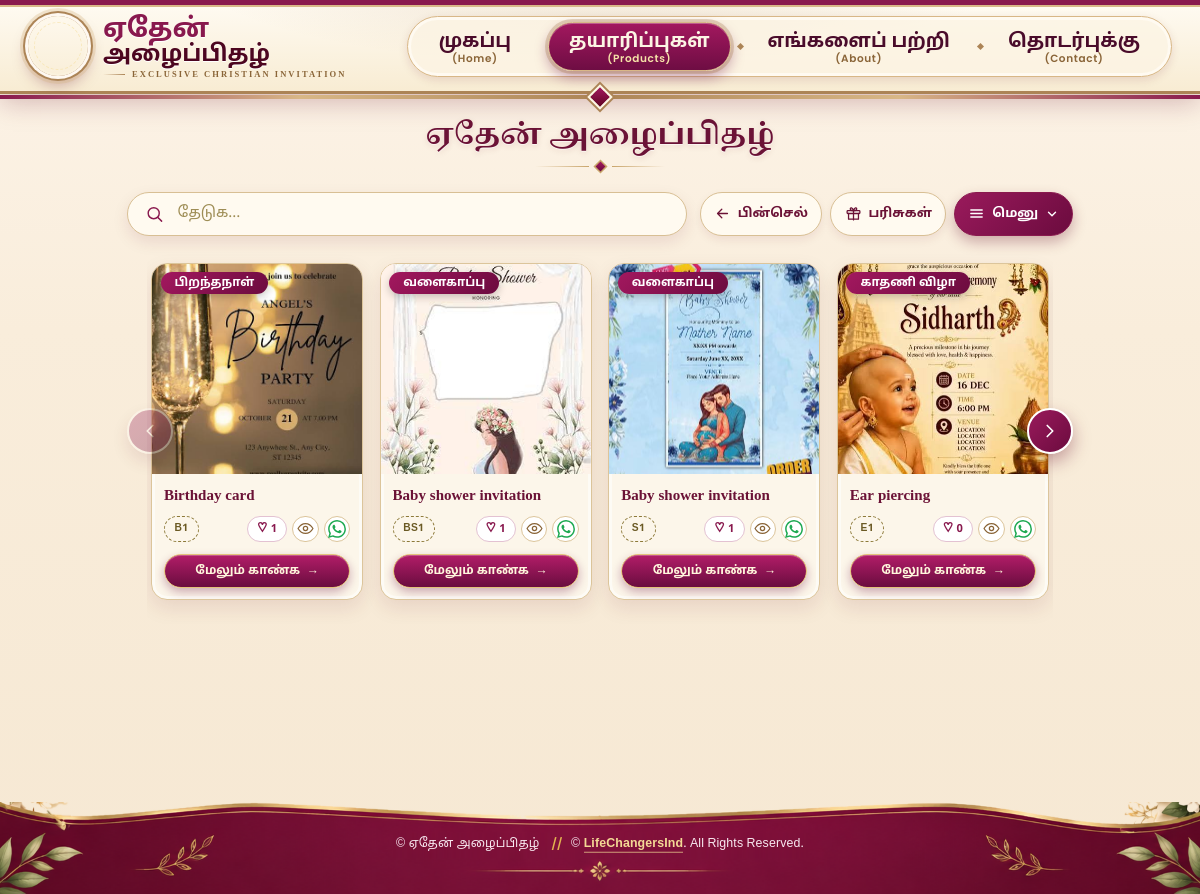
Screenshot of /products.php?v=cards (signed in) with the database file from the repository.
### tables this page shows
CREATE TABLE `cards` (
  `id` int(10) UNSIGNED NOT NULL,
  `code` varchar(10) DEFAULT NULL,
  `type` varchar(30) NOT NULL,
  `name` varchar(200) NOT NULL,
  `description` text DEFAULT NULL,
  `price` decimal(10,2) NOT NULL DEFAULT 0.00,
  `image` varchar(255) DEFAULT NULL,
  `image_back` varchar(255) DEFAULT NULL,
  `heading` varchar(200) DEFAULT NULL,
  `subtitle` varchar(255) DEFAULT NULL,
  `content` text DEFAULT NULL,
  `created_at` timestamp NOT NULL DEFAULT current_timestamp()
);

### includes/db.php (called while the page is built, shortened)
<?php
function db(){static $p=null,$t=false;if($t)return $p;$t=true;
 try{$p=new PDO('mysql:host='.DB_HOST.';dbname='.DB_NAME.';charset=utf8mb4',DB_USER,DB_PASS,[PDO::ATTR_ERRMODE=>PDO::ERRMODE_EXCEPTION,PDO::ATTR_DEFAULT_FETCH_MODE=>PDO::FETCH_ASSOC]);}
 catch(Throwable $e){error_log('ATHEN DB: '.$e->getMessage());$p=null;}
 return $p;}
function price_fmt($v){$v=(float)$v;return '₹'.(fmod($v,1)==0?(string)(int)$v:rtrim(rtrim(number_format($v,2,'.',''),'0'),'.'));}
function row_item($r,$kind){$ty=$GLOBALS['types']??[];
 return ['id'=>(int)$r['id'],'type'=>$r['type']??'','name'=>$r['name'],'desc'=>$r['description']??'','price'=>price_fmt($r['price']),'priceval'=>(float)$r['price'],
  'icon'=>$kind==='b'?'🛍️':($ty[$r['type']][2]??'🎴'),'image'=>$r['image']??null,'image2'=>$r['image_back']??null,'code'=>$r['code']??'','heading'=>$r['heading']??'','subtitle'=>$r['subtitle']??'','content'=>$r['content']??'','extras'=>[]];}
function card_extras($p){$m=[];try{foreach($p->query('SELECT id,card_id,image FROM card_images ORDER BY sort_no,id')->fetchAll() as $r)$m[(int)$r['card_id']][]=['id'=>(int)$r['id'],'image'=>$r['image']];}catch(Throwable $e){}return $m;}
function bag_extras($p){$m=[];try{foreach($p->query('SELECT id,bag_id,image FROM bag_images ORDER BY sort_no,id')->fetchAll() as $r)$m[(int)$r['bag_id']][]=['id'=>(int)$r['id'],'image'=>$r['image']];}catch(Throwable $e){}return $m;}
function db_rows($t){$p=db();if(!$p)return [];$ex=$t==='cards'?card_extras($p):($t==='bags'?bag_extras($p):[]);
 return array_map(function($r)use($t,$ex){$i=row_item($r,$t==='bags'?'b':'c');$i['extras']=$ex[(int)$r['id']]??[];return $i;},$p->query("SELECT * FROM $t ORDER BY id")->fetchAll());}
function db_cards(){return db_rows('cards');}

### includes/store.php (called while the page is built, shortened)
<?php
function store_load(){$d=is_file(STORE)?json_decode(file_get_contents(STORE),true):null;$d=is_array($d)?$d:[];return $d+['likes'=>[],'events'=>[]];}

### products.php (the view, shortened to what this page needs)
<?php $page='products'; include 'includes/header.php';
$sel=(string)($_GET['type']??'');if(!isset($types[$sel]))$sel='';
$v=($sel===''&&($_GET['v']??'')==='gifts')?'gifts':'cards';
$cnt=[];foreach($cards as $c)$cnt[$c['type']]=($cnt[$c['type']]??0)+1;
function pk_i($k,$s=18){static $P=[
 'all'=>'<rect x="3" y="3" width="7" height="7" rx="1.5"/><rect x="14" y="3" width="7" height="7" rx="1.5"/><rect x="3" y="14" width="7" height="7" rx="1.5"/><rect x="14" y="14" width="7" height="7" rx="1.5"/>',
 'mail'=>'<rect x="3" y="5" width="18" height="14" rx="2"/><path d="m3 7 9 6 9-6"/>',
 'gift'=>'<rect x="3" y="8" width="18" height="4" rx="1"/><path d="M12 8v13M5 12v8h14v-8M12 8C10 8 7.5 7.5 7.5 5.5S10.5 3 12 8c1.5-5 4.5-4.5 4.5-2.5S14 8 12 8Z"/>',
 'bag'=>'<path d="M5 8h14l1 12H4L5 8ZM9 8V6a3 3 0 0 1 6 0v2"/>',
 'birthday'=>'<path d="M4 21h16M5 21v-6a2 2 0 0 1 2-2h10a2 2 0 0 1 2 2v6M12 13v-3M12 10c-1 0-1.6-.8-1.6-1.6S12 6.6 12 5c0 1.6 1.6 2.4 1.6 3.4S13 10 12 10ZM5 17c2 1.4 3 1.4 4.5 0s3-1.4 4.5 0 3 1.4 5 0"/>',
 'earpiercing'=>'<path d="M12 3l1.8 5.2L19 10l-5.2 1.8L12 17l-1.8-5.2L5 10l5.2-1.8L12 3ZM19 16l.8 2.2L22 19l-2.2.8L19 22l-.8-2.2L16 19l2.2-.8L19 16Z"/>',
 'housewarming'=>'<path d="M3 11l9-8 9 8M5 10v10h14V10M10 20v-6h4v6"/>',
 'wedding'=>'<circle cx="9" cy="15" r="5"/><circle cx="15" cy="15" r="5"/><path d="M8 6l1-3h2l1 3"/>',
 'babyshower'=>'<path d="M10 3h4v3h-4zM9 6h6l1 3v11a1 1 0 0 1-1 1H9a1 1 0 0 1-1-1V9l1-3ZM8 12h8M8 16h8"/>',
 'opening'=>'<path d="M12 11C9 6 5 6 5 8.5S8.5 13 12 11Zm0 0c3-5 7-5 7-2.5S15.5 13 12 11ZM12 11l-3 9M12 11l3 9"/>',
 'welcome'=>'<circle cx="12" cy="12" r="9"/><path d="M8 14s1.5 2.5 4 2.5S16 14 16 14M9 9.5h.01M15 9.5h.01"/>',
 'thanks'=>'<path d="M12 21V11M12 11c0-3-2-5-5-5 0 3 2 5 5 5Zm0 0c0-3 2-5 5-5 0 3-2 5-5 5ZM8 21h8"/>',
 'personalized'=>'<path d="M4 20h4L19 9l-4-4L4 16v4Z"/><path d="m13 7 4 4"/>',
 'betrothal'=>'<circle cx="12" cy="15" r="5"/><path d="M8.5 8 12 3l3.5 5-3.5 2.5Z"/>',
 'baptism'=>'<path d="M12 3c-3 4-6 6.6-6 10a6 6 0 0 0 12 0c0-3.4-3-6-6-10Z"/>',
 'communion'=>'<path d="M12 3v18M6 9h12"/>',
 'puberty'=>'<path d="M12 11C9 6 5 6 5 8.5S8.5 13 12 11Zm0 0c3-5 7-5 7-2.5S15.5 13 12 11ZM12 11v9M8 20h8"/>',
 'scroll'=>'<path d="M7 4h11a2 2 0 0 1 2 2v1H9V6a2 2 0 0 0-2-2ZM7 4a2 2 0 0 0-2 2v12a2 2 0 0 0 2 2h11a2 2 0 0 0 2-2v-1H9V7"/>',
 'back'=>'<path d="M19 12H5M11 6l-6 6 6 6"/>',
 'bk'=>'<path d="M20 12H7.5"/><path d="M12.5 6.2 6.7 12l5.8 5.8"/><path d="M4.2 12 3 10.8 1.8 12 3 13.2Z" fill="currentColor" stroke-width="1"/>',
 'search'=>'<circle cx="11" cy="11" r="7"/><path d="m21 21-4.3-4.3"/>',
 'prev'=>'<path d="m15 18-6-6 6-6"/>',
 'next'=>'<path d="m9 18 6-6-6-6"/>',
 'image'=>'<rect x="3" y="4" width="18" height="16" rx="2"/><circle cx="9" cy="10" r="1.8"/><path d="m21 16-5-5-9 9"/>'];
 return '<svg viewBox="0 0 24 24" width="'.$s.'" height="'.$s.'" fill="none" stroke="currentColor" stroke-width="1.8" stroke-linecap="round" stroke-linejoin="round" aria-hidden="true">'.($P[$k]??$P['image']).'</svg>';}
function pk_card($c,$kind){global $st,$types;$key=$kind.$c['id'];$n=(int)($st['likes'][$key]??0);
 $f=$kind==='b'?(string)$c['id']:$c['type'];$lab=$kind==='b'?'':($types[$c['type']][1]??'');
 $srch=mb_strtolower(trim(($c['name']??'').' '.($c['code']??'').' '.($kind==='b'?'gift bag பரிசுப் பை '.($c['desc']??''):($c['type'].' '.($types[$c['type']][0]??'').' '.($types[$c['type']][1]??'')))),'UTF-8');
 ob_start(); ?>
<article class="pk-c" data-f="<?=h($f)?>" data-s="<?=h($srch)?>" data-key="<?=$key?>" data-name="<?=h($c['name'])?>" data-code="<?=h($c['code']??'')?>" data-type="<?=h($kind==='b'?'':($c['type']??''))?>" data-lab="<?=h($lab)?>" data-desc="<?=h($kind==='b'?($c['desc']??''):'')?>" data-img1="<?=h($c['image']??'')?>" data-img2="<?=h($c['image2']??'')?>" data-imgs="<?=h(json_encode(array_values(array_filter([$c['image']??'',$c['image2']??''])),JSON_UNESCAPED_SLASHES))?>" data-pages="<?=h(json_encode(array_values(array_filter(array_merge([$c['image']??'',$c['image2']??''],array_column($c['extras']??[],'image')))),JSON_UNESCAPED_SLASHES))?>" data-bh="<?=h($c['heading']??'')?>" data-bs="<?=h($c['subtitle']??'')?>" data-bc="<?=h($c['content']??'')?>">
<div class="pk-img"><?php if(!empty($c['image'])): ?><img src="<?=h($c['image'])?>" alt="<?=h($c['name'])?>" loading="lazy"><?php else: ?><span class="pk-no"><?=pk_i($kind==='b'?'bag':($c['type']??'image'),44)?></span><?php endif; ?><?php if($lab): ?><span class="pk-tag"><?=h($lab)?></span><?php endif; ?></div>
<div class="pk-bd"><b class="pk-nm"><?=h($c['name'])?></b>
<div class="pk-row"><?php if(!empty($c['code'])): ?><span class="pk-id"><span class="pk-idl">ID : </span><?=h($c['code'])?></span><?php else: ?><span></span><?php endif; ?>
<div class="pk-act"><button class="pk-lk" type="button" data-key="<?=$key?>" title="லைக்" aria-label="லைக்"><span>♡</span><em><?=$n?></em></button><button class="pk-vw" type="button" title="பார்க்க" aria-label="பார்க்க"><svg viewBox="0 0 24 24" width="17" height="17" fill="none" stroke="currentColor" stroke-width="1.8" stroke-linecap="round" stroke-linejoin="round"><path d="M1.5 12S5.5 5 12 5s10.5 7 10.5 7-4 7-10.5 7S1.5 12 1.5 12Z"/><circle cx="12" cy="12" r="3"/></svg></button><?=wa_btn($c,$kind)?></div></div><button class="pk-mr" type="button">மேலும் காண்க &nbsp;→</button></div></article>
<?php return ob_get_clean();}
function pk_btn($href,$ico,$label){return '<a class="pk-ab" href="'.$href.'">'.pk_i($ico,17).'<span class="tx">'.h($label).'</span></a>';}
function pk_mnu($curLabel,$menu){return '<div class="pk-mn"><button class="pk-mb" type="button" aria-haspopup="true"><svg viewBox="0 0 24 24" width="17" height="17" fill="none" stroke="currentColor" stroke-width="2" stroke-linecap="round"><path d="M4 7h16M4 12h16M4 17h16"/></svg><span class="pk-cur">'.h($curLabel).'</span><svg class="pk-ch" viewBox="0 0 24 24" width="14" height="14" fill="none" stroke="currentColor" stroke-width="2.4" stroke-linecap="round" stroke-linejoin="round"><path d="m6 9 6 6 6-6"/></svg></button><div class="pk-dd">'.$menu.'</div></div>';}
function pk_sr($hint,$rt=''){return '<div class="pk-sr"><button type="button" class="pk-bk" aria-label="அனைத்து அழைப்பிதழ்களையும் காண்க" title="அனைத்தும்">'.pk_i('bk',22).'</button><div class="pk-sb"><span class="pk-si">'.pk_i('search',19).'</span><input type="text" class="pk-q" placeholder="தேடுக…" autocomplete="off" aria-label="தேடுக"><button type="button" class="pk-qx" aria-label="அழி">✕</button></div><div class="pk-rt">'.$rt.'</div></div>';}
function pk_bar($ico,$title,$sub){ob_start(); ?>
<div class="pk-hd"><h2 class="pk-hn"><?=h($title)?></h2><span class="pk-rule" aria-hidden="true"><i></i></span></div>
<?php return ob_get_clean();} ?>
<div class="pk-page">
<div class="pk-wrap">
<?php if($v==='cards'): ?>
<section class="pk-sec" id="invitations">
<?php $m='<button type="button" data-f="" data-l="மெனு" class="'.($sel===''?'on':'').'"><span class="e">'.pk_i('all').'</span>அனைத்தும்<span class="n">'.count($cards).'</span></button>';
foreach($types as $k=>$t)$m.='<button type="button" data-f="'.h($k).'" data-l="'.h($t[1]).'" class="'.($sel===$k?'on':'').'"><span class="e">'.pk_i($k).'</span>'.h($t[1]).'<span class="n">'.(int)($cnt[$k]??0).'</span></button>';
echo pk_bar('mail','ஏதேன் அழைப்பிதழ்','உங்கள் விழாவுக்கு ஏற்ற அழகான அழைப்பிதழ்கள்');
echo pk_sr('ஐடி / பெயர் / வகை (எ.கா. B1, birthday)',pk_btn('index.php','back','பின்செல்').pk_btn('gift.php','gift','பரிசுகள்').pk_mnu($sel!==''?$types[$sel][1]:'மெனு',$m)); ?>
<div class="pk-slw"><button class="pk-nv prev" type="button" aria-label="முந்தையவை"><?=pk_i('prev',22)?></button>
<div class="pk-grid"><?php foreach($cards as $c) echo pk_card($c,'c'); ?></div>
<button class="pk-nv next" type="button" aria-label="அடுத்தவை"><?=pk_i('next',22)?></button></div>
</section>
<?php endif; ?>
</div>
<div class="pk-ft"><img src="assets/img/deco/footer.png" alt=""><div class="pk-fc"><span class="pk-lc">© ஏதேன் அழைப்பிதழ் </span><span class="pk-sl">//</span><span class="pk-lc">© <a href="https://instagram.com/lifechangersind" target="_blank" rel="noopener">LifeChangersInd</a>. All Rights Reserved.</span></div></div>
</div>
</body></html>

### includes/data.php (shortened to what this page needs)
<?php
require_once __DIR__.'/config.php';require_once __DIR__.'/store.php';
function h($s){return htmlspecialchars((string)$s,ENT_QUOTES,'UTF-8');}
$types=['personalized'=>['Personalized','சுய விருப்ப','💌'],'housewarming'=>['House Warming','புதுமனை புகுவிழா','🏠'],'betrothal'=>['Betrothal','நிச்சயதார்த்தம்','💍'],'wedding'=>['Wedding','திருமணம்','💒'],'babyshower'=>['Baby Shower','வளைகாப்பு','🍼'],'earpiercing'=>['Ear Piercing','காதணி விழா','✨'],'baptism'=>['Baptism','ஞானஸ்நானம்','🕊️'],'birthday'=>['Birthday','பிறந்தநாள்','🎂'],'communion'=>['Holy Communion','புதுநன்மை','✝️'],'puberty'=>['Puberty Ceremony','பூப்புனித விழா','🌸'],'opening'=>['Opening Ceremony','திறப்பு விழா','🎀'],'thanks'=>['Thank You','நன்றி','💐'],'scroll'=>['Scroll','சுருள்','📜']];
require_once __DIR__.'/db.php';
$cards=db_cards();$bags=db_bags();
$st=store_load();
function wa_btn($c,$kind='c'){
 $base=((!empty($_SERVER['HTTPS'])&&$_SERVER['HTTPS']!=='off')?'https':'http').'://'.($_SERVER['HTTP_HOST']??'localhost').rtrim(str_replace('\\','/',dirname($_SERVER['SCRIPT_NAME']??'')),'/').'/';
 $link=!empty($c['image'])?$base.'share.php?k='.$kind.$c['id']:'';
 $msg="வணக்கம்!\n".($kind==='b'?'இந்தப் பரிசுப் பை எங்களுக்குப் பொருத்தமாக உள்ளது.':'இந்த அழைப்பிதழ் எங்களுக்குப் பொருத்தமாக உள்ளது.')."\nஇதைப் பற்றி மேலும் அறிந்துகொள்ள விரும்புகிறேன்.\nவிவரங்களை அனுப்பவும்.\n".$c['name'].(!empty($c['code'])?' · ID : '.$c['code']:'').($link?"\n".$link:'');
 return '<a class="wa" href="https://wa.me/'.WA_NUMBER.'?text='.rawurlencode($msg).'" target="_blank" rel="noopener" title="WhatsApp" aria-label="WhatsApp"><svg viewBox="0 0 24 24" width="18" height="18" fill="currentColor"><path d="M17.472 14.382c-.297-.149-1.758-.867-2.03-.967-.273-.099-.471-.148-.67.15-.197.297-.767.966-.94 1.164-.173.199-.347.223-.644.075-.297-.15-1.255-.463-2.39-1.475-.883-.788-1.48-1.761-1.653-2.059-.173-.297-.018-.458.13-.606.134-.133.298-.347.446-.52.149-.174.198-.298.298-.497.099-.198.05-.371-.025-.52-.075-.149-.669-1.612-.916-2.207-.242-.579-.487-.5-.669-.51-.173-.008-.371-.01-.57-.01-.198 0-.52.074-.792.372-.272.297-1.04 1.016-1.04 2.479 0 1.462 1.065 2.875 1.213 3.074.149.198 2.096 3.2 5.077 4.487.709.306 1.262.489 1.694.625.712.227 1.36.195 1.871.118.571-.085 1.758-.719 2.006-1.413.248-.694.248-1.289.173-1.413-.074-.124-.272-.198-.57-.347m-5.421 7.403h-.004a9.87 9.87 0 01-5.031-1.378l-.361-.214-3.741.982.998-3.648-.235-.374a9.86 9.86 0 01-1.51-5.26c.001-5.45 4.436-9.884 9.888-9.884 2.64 0 5.122 1.03 6.988 2.898a9.825 9.825 0 012.893 6.994c-.003 5.45-4.437 9.884-9.885 9.884m8.413-18.297A11.815 11.815 0 0012.05 0C5.495 0 .16 5.335.157 11.892c0 2.096.547 4.142 1.588 5.945L.057 24l6.305-1.654a11.882 11.882 0 005.683 1.448h.005c6.554 0 11.89-5.335 11.893-11.893a11.821 11.821 0 00-3.48-8.413Z"/></svg></a>';}
 ?>

### assets/user.css (style rules this page uses)
:root { --fu:#A31670;--fu-d:#6E0D4A;--fu-l:#c24a95;--fu-p:#f9e3ef;--ol:#6B6B2B;--ol-d:#4a4a1a;--ol-m:#9a9a4a;--ol-l:#ECEAD3;--bg:#FDF7FA;--ink:#3A1830 }
* { box-sizing:border-box }
html { scroll-behavior:smooth }
body { margin:0;font-family:'Noto Sans Tamil','Latha',system-ui,sans-serif;color:var(--ink);line-height:1.7;background:radial-gradient(circle at 10% 0,rgba(163,22,112,.07),transparent 40%),radial-gradient(circle at 100% 60%,rgba(107,107,43,.09),transparent 45%),var(--bg) }
a { text-decoration:none;color:inherit }
input,textarea { width:100%;padding:12px 14px;border:2px solid var(--ol-l);border-radius:14px;font:inherit;background:#fffdfe }

### includes/navbar.php (style rules this page uses)
html:has(.an-nav),html:has(.an-nav) body { overflow-x:clip!important }

### rows the page displays
cards: image (picture), type "பிறந்தநாள்", name "Birthday card", code "B1", id "1"
cards: image (picture), type "வளைகாப்பு", name "Baby shower invitation", code "BS1", id "1"
cards: image (picture), type "வளைகாப்பு", name "Baby shower invitation", code "S1", id "1"
cards: image (picture), type "காதணி விழா", name "Ear piercing", code "E1", id "0"

### other values shown
$i[1] "முகப்பு"
$i[3] "Home"
$i[1] "தயாரிப்புகள்"
$i[3] "Products"
$i[1] "எங்களைப் பற்றி"
$i[3] "About"
$i[1] "தொடர்புக்கு"
$i[3] "Contact"
$title "ஏதேன் அழைப்பிதழ்"
$label "பின்செல் பரிசுகள்"
$curLabel "மெனு"
